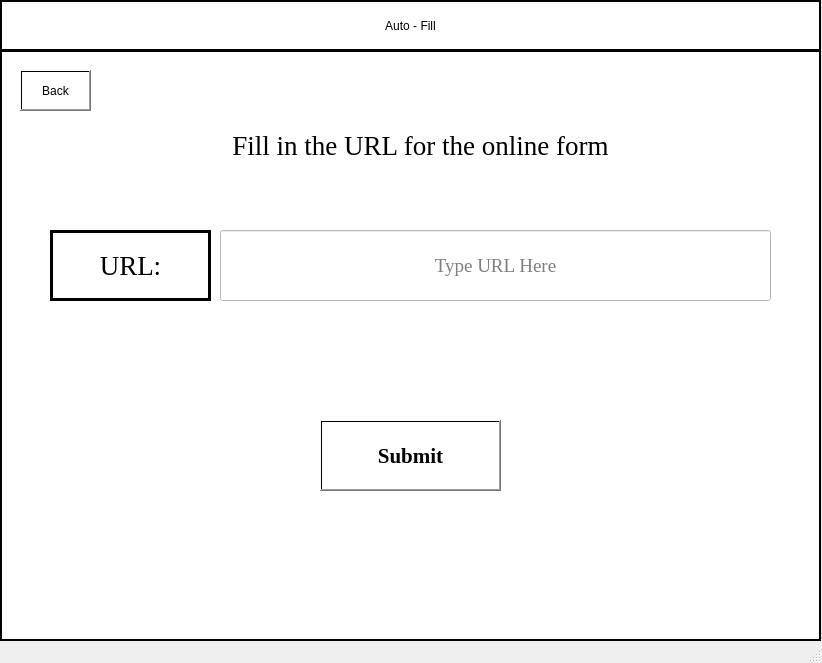
<?xml version="1.0" encoding="UTF-8"?>
<ui version="4.0">
 <class>MainWindow</class>
 <widget class="QMainWindow" name="MainWindow">
  <property name="geometry">
   <rect>
    <x>0</x>
    <y>0</y>
    <width>822</width>
    <height>663</height>
   </rect>
  </property>
  <property name="windowTitle">
   <string>MainWindow</string>
  </property>
  <widget class="QWidget" name="centralwidget">
   <widget class="QFrame" name="frame">
    <property name="geometry">
     <rect>
      <x>0</x>
      <y>50</y>
      <width>821</width>
      <height>591</height>
     </rect>
    </property>
    <property name="styleSheet">
     <string notr="true">border-color: rgb(0, 0, 0);
background-color: rgb(255, 255, 255);</string>
    </property>
    <property name="frameShape">
     <enum>QFrame::Box</enum>
    </property>
    <property name="frameShadow">
     <enum>QFrame::Plain</enum>
    </property>
    <property name="lineWidth">
     <number>2</number>
    </property>
    <widget class="QPushButton" name="bt_submit">
     <property name="geometry">
      <rect>
       <x>320</x>
       <y>370</y>
       <width>181</width>
       <height>71</height>
      </rect>
     </property>
     <property name="font">
      <font>
       <family>Georgia</family>
       <pointsize>16</pointsize>
       <weight>75</weight>
       <italic>false</italic>
       <bold>true</bold>
      </font>
     </property>
     <property name="autoFillBackground">
      <bool>false</bool>
     </property>
     <property name="styleSheet">
      <string notr="true">background-color: qlineargradient(spread:pad, x1:0.488636, y1:0.54, x2:1, y2:1, stop:0 rgba(255, 255, 255, 255));
border-color: rgb(0, 0, 0);</string>
     </property>
     <property name="text">
      <string>Submit</string>
     </property>
    </widget>
    <widget class="QPushButton" name="bt_back">
     <property name="geometry">
      <rect>
       <x>20</x>
       <y>20</y>
       <width>71</width>
       <height>41</height>
      </rect>
     </property>
     <property name="styleSheet">
      <string notr="true">background-color: qlineargradient(spread:pad, x1:0.488636, y1:0.54, x2:1, y2:1, stop:0 rgba(255, 255, 255, 255));
font: 15pt &quot;Georgia&quot;;
border-color: rgb(0, 0, 0);</string>
     </property>
     <property name="text">
      <string>Back</string>
     </property>
    </widget>
    <widget class="QLabel" name="lb_main_3">
     <property name="geometry">
      <rect>
       <x>50</x>
       <y>180</y>
       <width>161</width>
       <height>71</height>
      </rect>
     </property>
     <property name="font">
      <font>
       <family>Georgia</family>
       <pointsize>20</pointsize>
       <weight>50</weight>
       <italic>false</italic>
       <bold>false</bold>
      </font>
     </property>
     <property name="styleSheet">
      <string notr="true">border-color: rgb(0, 0, 0);
background-color: rgb(255, 255, 255);</string>
     </property>
     <property name="frameShape">
      <enum>QFrame::Box</enum>
     </property>
     <property name="frameShadow">
      <enum>QFrame::Plain</enum>
     </property>
     <property name="lineWidth">
      <number>3</number>
     </property>
     <property name="midLineWidth">
      <number>3</number>
     </property>
     <property name="text">
      <string>URL:</string>
     </property>
     <property name="scaledContents">
      <bool>false</bool>
     </property>
     <property name="alignment">
      <set>Qt::AlignCenter</set>
     </property>
    </widget>
    <widget class="QLineEdit" name="lineEdit">
     <property name="geometry">
      <rect>
       <x>220</x>
       <y>180</y>
       <width>551</width>
       <height>71</height>
      </rect>
     </property>
     <property name="font">
      <font>
       <family>Georgia</family>
       <pointsize>14</pointsize>
      </font>
     </property>
     <property name="layoutDirection">
      <enum>Qt::LeftToRight</enum>
     </property>
     <property name="alignment">
      <set>Qt::AlignCenter</set>
     </property>
     <property name="placeholderText">
      <string>Type URL Here</string>
     </property>
    </widget>
   </widget>
   <widget class="QLabel" name="lb_Title_2">
    <property name="geometry">
     <rect>
      <x>0</x>
      <y>0</y>
      <width>821</width>
      <height>51</height>
     </rect>
    </property>
    <property name="layoutDirection">
     <enum>Qt::LeftToRight</enum>
    </property>
    <property name="styleSheet">
     <string notr="true">font: 20pt &quot;Georgia&quot;;
background-color: rgb(255, 255, 255);</string>
    </property>
    <property name="frameShape">
     <enum>QFrame::Box</enum>
    </property>
    <property name="lineWidth">
     <number>2</number>
    </property>
    <property name="text">
     <string>Auto - Fill</string>
    </property>
    <property name="scaledContents">
     <bool>true</bool>
    </property>
    <property name="alignment">
     <set>Qt::AlignCenter</set>
    </property>
   </widget>
   <widget class="QLabel" name="lb_main_2">
    <property name="geometry">
     <rect>
      <x>170</x>
      <y>120</y>
      <width>501</width>
      <height>51</height>
     </rect>
    </property>
    <property name="font">
     <font>
      <family>Georgia</family>
      <pointsize>20</pointsize>
      <weight>9</weight>
      <italic>false</italic>
      <bold>false</bold>
     </font>
    </property>
    <property name="styleSheet">
     <string notr="true">background-color: qlineargradient(spread:pad, x1:0.488636, y1:0.54, x2:1, y2:1, stop:0 rgba(255, 255, 255, 255));
border-color: rgb(0, 0, 0);
font: 75 20pt &quot;Georgia&quot;;</string>
    </property>
    <property name="frameShape">
     <enum>QFrame::NoFrame</enum>
    </property>
    <property name="lineWidth">
     <number>0</number>
    </property>
    <property name="text">
     <string>Fill in the URL for the online form</string>
    </property>
    <property name="scaledContents">
     <bool>false</bool>
    </property>
    <property name="alignment">
     <set>Qt::AlignCenter</set>
    </property>
   </widget>
  </widget>
  <widget class="QStatusBar" name="statusbar"/>
 </widget>
 <resources/>
 <connections/>
</ui>
